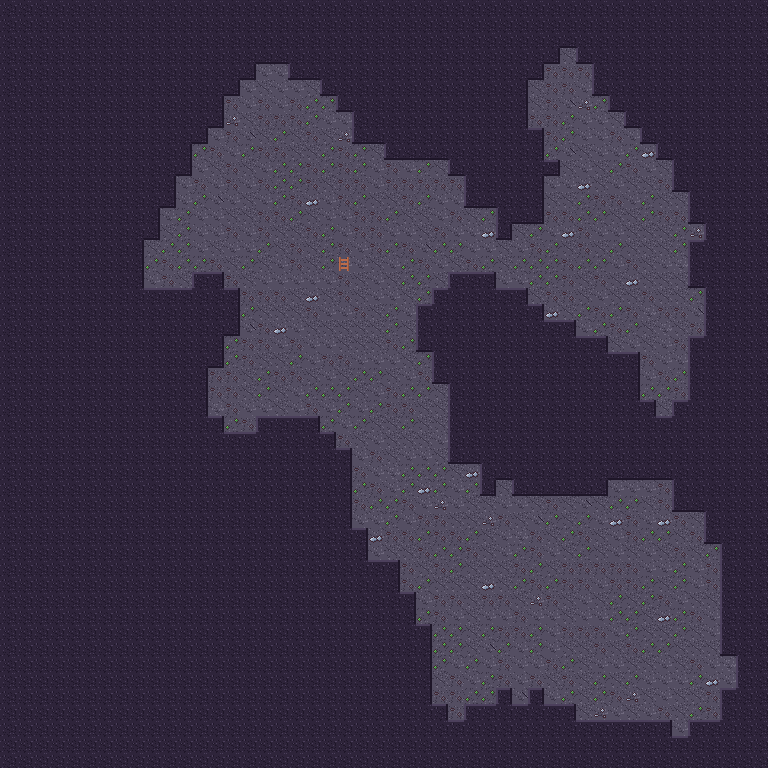

Below is a game level as drawn by its tile map, then a one-line description and the .tmx that defines it (tile-layer data replaced by summaries):
An orthogonal 48x48 tile map with 16x16 px tiles, 3 tile layers (Back, Buildings, Front).

<map version="1.4" tiledversion="1.4.2" orientation="orthogonal" renderorder="right-down" compressionlevel="0" width="48" height="48" tilewidth="16" tileheight="16" infinite="0" nextlayerid="4" nextobjectid="1">
  <properties />
  <tileset firstgid="1" name="cave" tilewidth="16" tileheight="16" tilecount="48" columns="16">
    <image source="../cave.png" width="256" height="48" />
    <tile id="1">
      <properties>
        <property name="Passable" type="string" value="F" />
      </properties>
    </tile>
    <tile id="16">
      <properties>
        <property name="Passable" type="string" value="F" />
      </properties>
    </tile>
    <tile id="17">
      <properties>
        <property name="Passable" type="string" value="F" />
      </properties>
    </tile>
    <tile id="18">
      <properties>
        <property name="Passable" type="string" value="F" />
      </properties>
    </tile>
    <tile id="19">
      <properties>
        <property name="Passable" type="string" value="F" />
      </properties>
    </tile>
    <tile id="20">
      <properties>
        <property name="Passable" type="string" value="F" />
      </properties>
    </tile>
    <tile id="21">
      <properties>
        <property name="Passable" type="string" value="F" />
      </properties>
    </tile>
    <tile id="22">
      <properties>
        <property name="Passable" type="string" value="F" />
      </properties>
    </tile>
    <tile id="23">
      <properties>
        <property name="Passable" type="string" value="F" />
      </properties>
    </tile>
    <tile id="24">
      <properties>
        <property name="Passable" type="string" value="F" />
      </properties>
    </tile>
    <tile id="25">
      <properties>
        <property name="Passable" type="string" value="F" />
      </properties>
    </tile>
    <tile id="26">
      <properties>
        <property name="Passable" type="string" value="F" />
      </properties>
    </tile>
    <tile id="27">
      <properties>
        <property name="Passable" type="string" value="F" />
      </properties>
    </tile>
    <tile id="28">
      <properties>
        <property name="Passable" type="string" value="F" />
      </properties>
    </tile>
    <tile id="29">
      <properties>
        <property name="Passable" type="string" value="F" />
      </properties>
    </tile>
    <tile id="30">
      <properties>
        <property name="Passable" type="string" value="F" />
      </properties>
    </tile>
    <tile id="31">
      <properties>
        <property name="Passable" type="string" value="F" />
      </properties>
    </tile>
  </tileset>
  <layer id="1" name="Back" width="48" height="48" opacity="1" offsetx="0" offsety="0">
   <data>[2304 cells, 2304 non-empty, 9 distinct tile ids]</data>
  </layer>
  <layer id="2" name="Buildings" width="48" height="48" opacity="1" offsetx="0" offsety="0">
   <data>[2304 cells, 1538 non-empty, 12 distinct tile ids]</data>
  </layer>
  <layer id="3" name="Front" width="48" height="48" opacity="1" offsetx="0" offsety="0">
   <data>[2304 cells, 0 non-empty, 0 distinct tile ids]</data>
  </layer>
</map>
